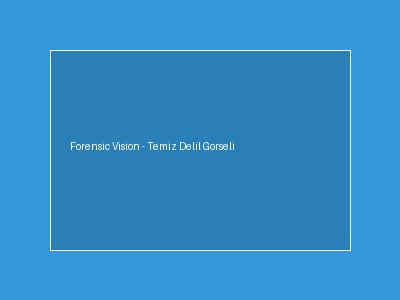
#> input picture test_samples/sample_1_clean_photo.jpg, 400 x 300 px
$ python -i fft_analysis.py   (imports and definitions only)   (older library calls are emulated)
#> lines starting #> are read from the running program, lines starting #| are printed output that depends on the picture
import os
import cv2
import numpy as np
from PIL import Image

def analyze_fft(image_path: str, output_path: str) -> dict:
    """
    Görsele 2D Fast Fourier Transform (FFT) uygular.
    Frekans spektrumunu çıkararak yapay zeka üretimi (GAN/Diffusion) veya
    piksel kopyalama artefaktlarını analiz eder.

    :param image_path: Girdi görselinin dosya yolu.
    :param output_path: Spektrum görselinin kaydedileceği dosya yolu.
    :return: Analiz sonuçlarını içeren sözlük.
    """
#> called with image_path = '../test_samples/sample_1_clean_photo.jpg', output_path = 'out.png'
    if not os.path.exists(image_path):
        raise FileNotFoundError(f"Girdi görseli bulunamadı: {image_path}")

    # Görseli gri tonlamalı oku
    img = cv2.imread(image_path, cv2.IMREAD_GRAYSCALE)
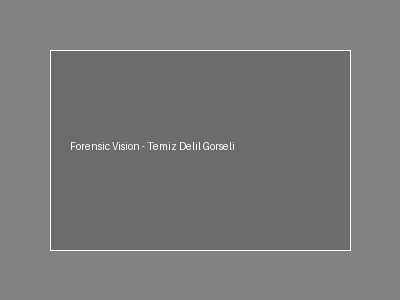
#> img: shape (300, 400); min 102, max 255, mean 120.6
    if img is None:
        pil_img = Image.open(image_path).convert("L")
        img = np.array(pil_img)

    # 2D Fast Fourier Transform
    f = np.fft.fft2(img)
    fshift = np.fft.fftshift(f)

    # Genlik Spektrumu (Magnitude Spectrum)
    magnitude_spectrum = 20 * np.log(np.abs(fshift) + 1e-8)
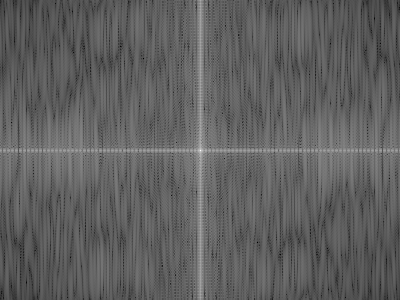
#> magnitude_spectrum: shape (300, 400) float64; min 29.47, max 329.7, mean 142.8; drawn with min black and max white

    # Spektrumu 0-255 aralığına normalize et
    norm_spectrum = cv2.normalize(magnitude_spectrum, None, 0, 255, cv2.NORM_MINMAX, dtype=cv2.CV_8U)

    # Yüksek frekans gürültü analizi (Merkez dışındaki bileşenlerin oranı)
    h, w = norm_spectrum.shape
#> h = 300; w = 400
    cy, cx = h // 2, w // 2
#> cy = 150; cx = 200
    r = min(h, w) // 8  # Düşük frekans merkez yarıçapı
#> r = 37

    # Merkez dışı maske
    y, x = np.ogrid[:h, :w]
#> y = 300 values from 0 to 299
    dist_from_center = np.sqrt((x - cx)**2 + (y - cy)**2)
    high_freq_mask = dist_from_center > r

    high_freq_energy = float(np.mean(norm_spectrum[high_freq_mask]))
#> high_freq_energy = 95.55
    total_energy = float(np.mean(norm_spectrum))
#> total_energy = 96.25
    hf_noise_ratio = round(high_freq_energy / (total_energy + 1e-8), 4)
#> hf_noise_ratio = 0.993

    # Diske görsel olarak kaydet
    os.makedirs(os.path.dirname(os.path.abspath(output_path)), exist_ok=True)
    cv2.imwrite(output_path, norm_spectrum)

    # Sentetik/AI görsel şüphesi skoru
    is_synthetic_suspect = bool(hf_noise_ratio > 0.85 or hf_noise_ratio < 0.25)
#> is_synthetic_suspect = True

    return {
        "fft_spectrum_path": output_path,
        "high_freq_noise_ratio": hf_noise_ratio,
        "total_energy": round(total_energy, 2),
        "is_synthetic_suspect": is_synthetic_suspect
    }

>>> result = analyze_fft('../test_samples/sample_1_clean_photo.jpg', 'out.png')
#> result = {'fft_spectrum_path': 'out.png', 'high_freq_noise_ratio': 0.993, 'total_energy': 96.25, 'is_synthetic_suspect': True}
